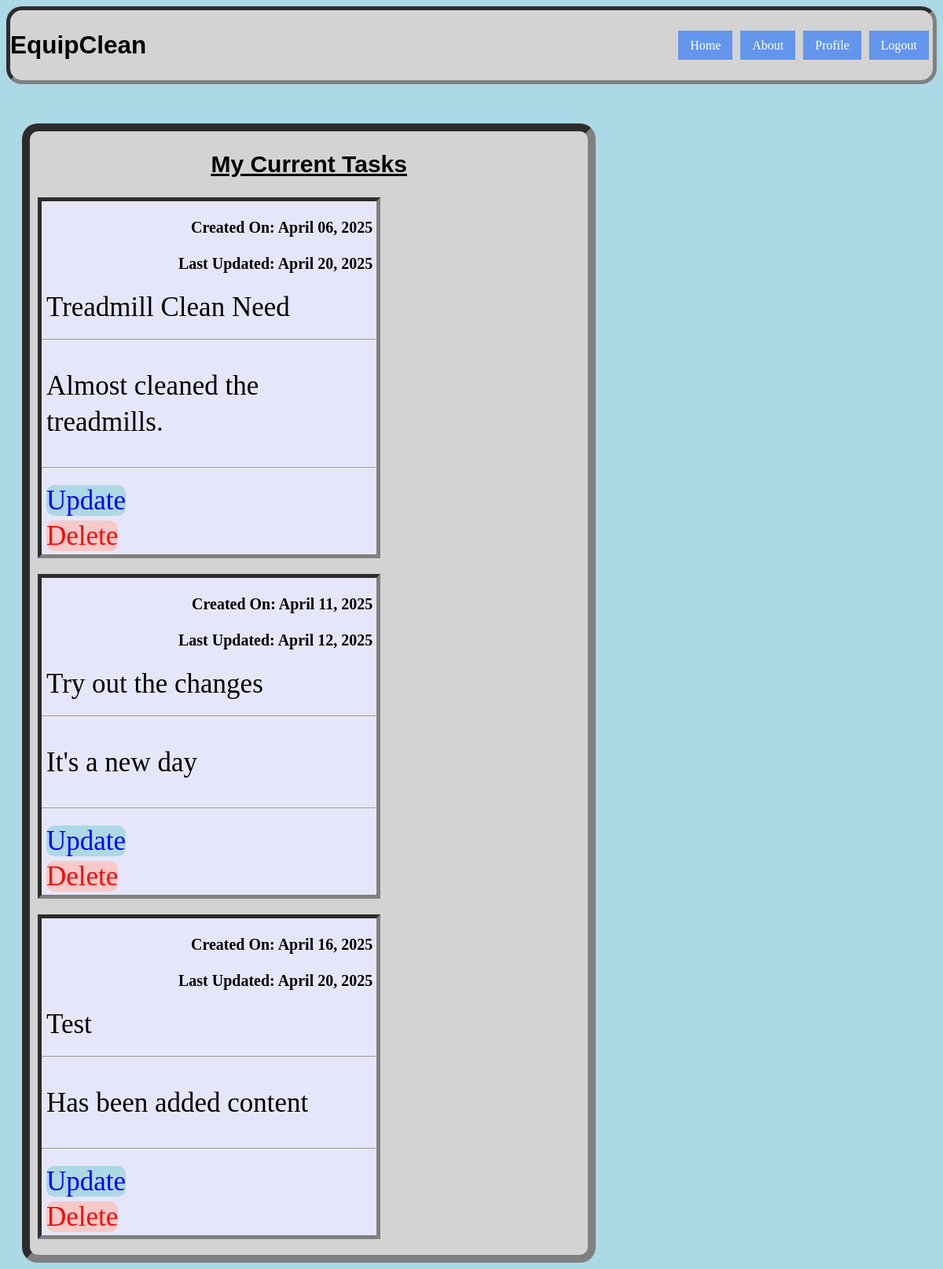
Before: /view-task/ (signed in) with the older database file.
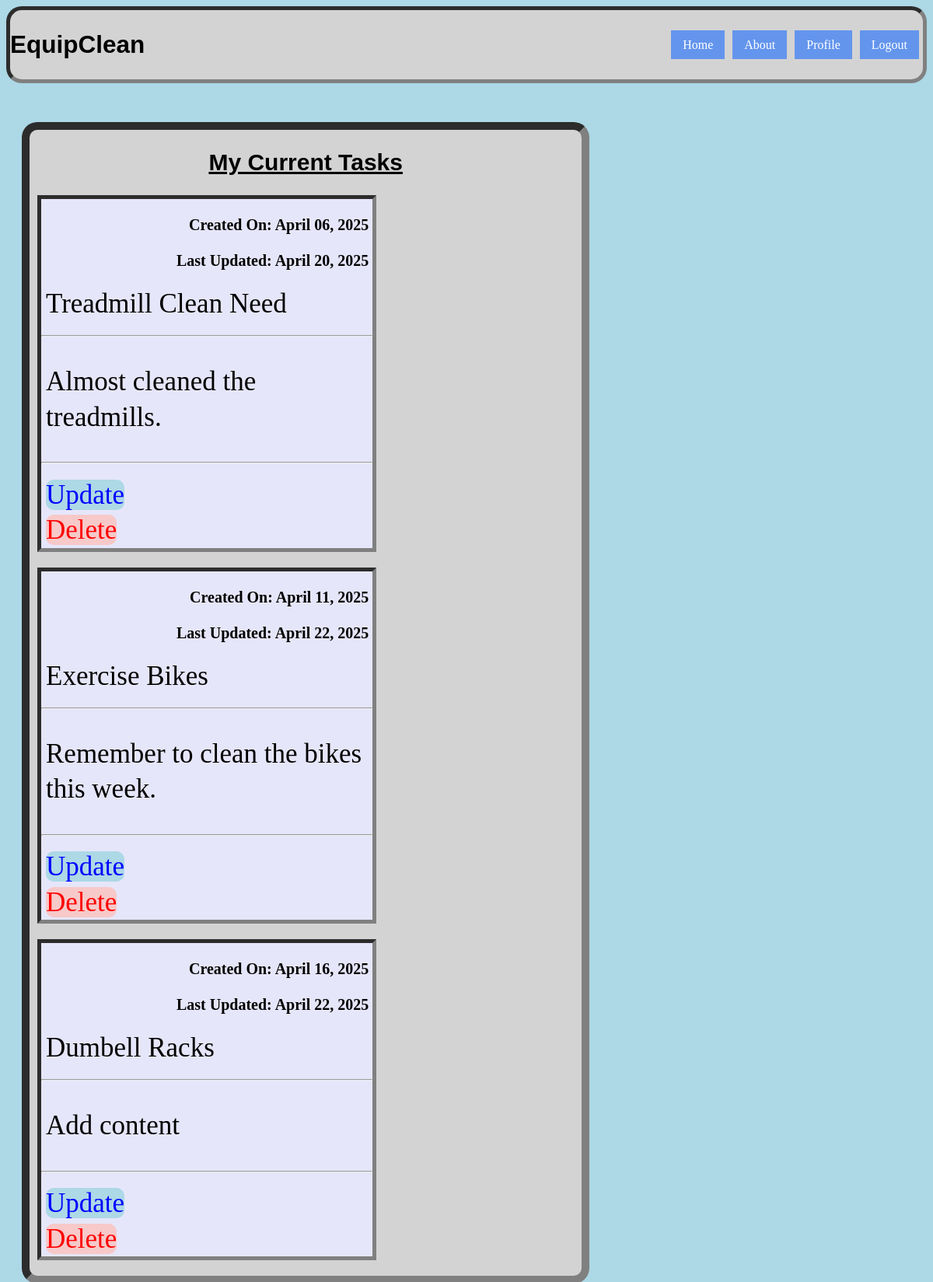
After: the same page with the newer database file.
### my_app/models.py (models this page shows)
class Task(models.Model):
    title = models.CharField(max_length=100)
    content = models.TextField()
    date_posted = models.DateTimeField(default=timezone.now)
    date_updated = models.DateTimeField(auto_now=True)
    user = models.ForeignKey(User, on_delete=models.CASCADE)

### my_app/views.py (the view)
# urls.py: path('view-task/', viewTask, name='viewTask'),
@login_required
def viewTask(request):
    current_user = request.user.id
    task = Task.objects.all().filter(user=current_user)
    context = {'task': task}
    return render(request, 'users/view-task.html', context=context)

### my_app/templates/users/view-task.html
{% extends "base.html" %}
{% load static %}
{% block content %}
<div class="view-task">
    <div class="content-view-task">
        <h2 style="text-align: center;">My Current Tasks</h2>
        {% for tsk in task %}
        <div class="container-view-task" style="border: 5px inset gray; background-color: lavender; width: 60%; margin-left: 10px; margin-bottom: 20px; margin-top:15px; line-height: 1.3; font-size: 35px;">
            <p style="text-align: right; font-weight: bold; font-size: 20px; margin-right: 5px;">Created On: {{ tsk.date_posted|date:"F d, Y" }}</p>
            <p style="text-align: right; font-weight: bold; font-size: 20px; margin-right: 5px;"> Last Updated: {{ tsk.date_updated|date:"F d, Y" }}</p>
            <p style="margin-left: 6px; margin-top: 6px; margin-bottom: 6px;">{{ tsk.title }}</p>
            <hr>
            <p style="margin-left: 6px;">{{ tsk.content }}</p>
            <hr>
            <a id="update-btn" href="{% url 'updateTask' tsk.id %}" >Update</a>
            <br>
            <a id="delete-btn" href="{% url 'deleteTask' tsk.id %}" >Delete</a>
        </div>
        {% endfor %}
    </div>
</div>
{% endblock %}

Changed rows visible on the page:
changed Task: date_updated "April 12, 2025" → "April 22, 2025"; title "Try out the changes" → "Exercise Bikes"; content "It's a new day" → "Remember to clean the bikes this week."
changed Task: date_updated "April 20, 2025" → "April 22, 2025"; title "Test" → "Dumbell Racks"; content "Has been added content" → "Add content"
